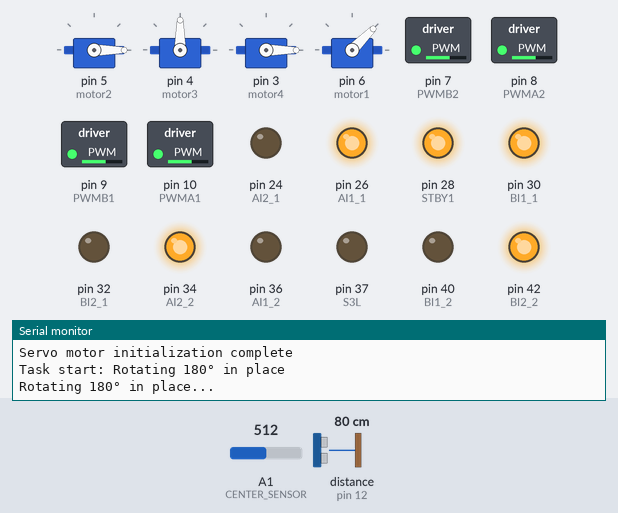
Simulated run of this sketch. Board: Arduino Mega 2560, built with avr-gcc and run on an emulated ATmega2560. Shown: 4 × servo, switched loads named in the sketch (green lamp = pin HIGH), output pins drawn as LEDs (lit = HIGH), the last lines printed to the serial monitor. Dashed ring = blinking. Inputs (shaded band) come from the test bench; at power-on: distance to the obstacle (sensor on pin 12) 80 cm, A1 (CENTER_SENSOR) = 512. The echo pulse lasts 58.3 µs per cm; pins used as bus, display or sensor lines are not drawn.

Above: at 7.7 s.
7.8 s: distance to the obstacle (sensor on pin 12) set to 14 cm
10.8 s: distance to the obstacle (sensor on pin 12) set to 11 cm
At 22.7 s:
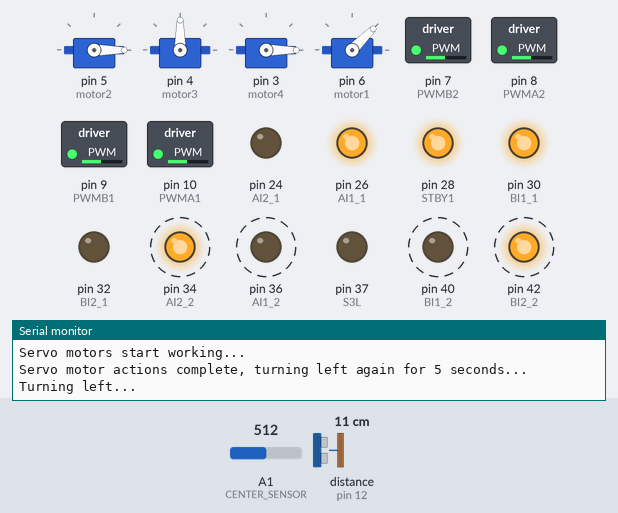
22.8 s: distance to the obstacle (sensor on pin 12) set to 4 cm
25.8 s: distance to the obstacle (sensor on pin 12) set to 2 cm
At 27.9 s:
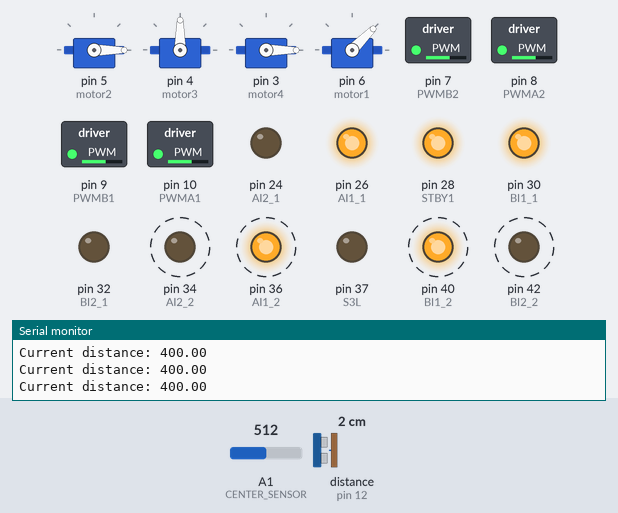
28.6 s: distance to the obstacle (sensor on pin 12) set to 9 cm
At 28.87 s:
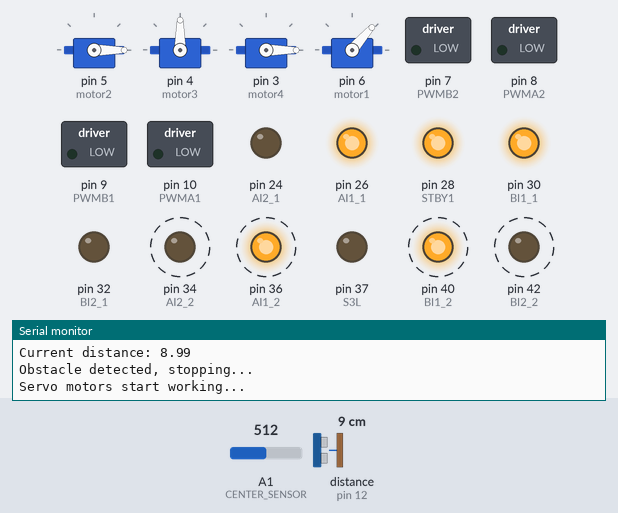
Timing chart, 0 to 34.9 s (numbered marks = the images above; inputs shaded):
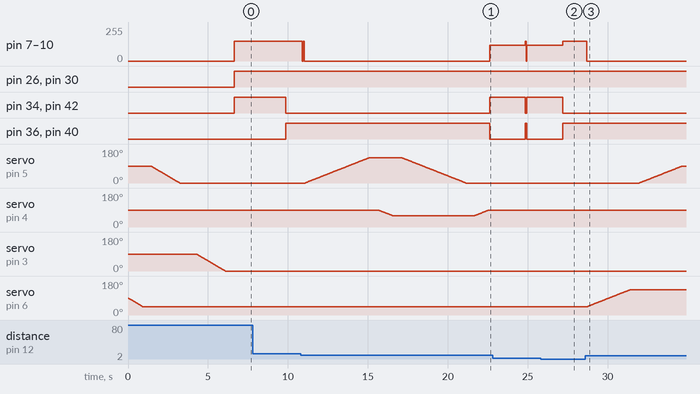

The sketch:

planB_v4.ino
```cpp
#include <Servo.h>

// Motor pin definitions
#define STBY1 28
#define PWMA1 10
#define PWMB1 9
#define AI1_1 26
#define AI2_1 24
#define BI1_1 30
#define BI2_1 32

#define STBY2 38
#define PWMA2 8
#define PWMB2 7
#define AI1_2 36
#define AI2_2 34
#define BI1_2 40
#define BI2_2 42

// Ultrasonic sensor pin definitions
#define TRIG_PIN 11
#define ECHO_PIN 12

// Line sensor pin definitions
#define LEFT_SENSOR A0
#define CENTER_SENSOR A1
#define RIGHT_SENSOR A2

// Right color sensor
#define S0R 53
#define S1R 51
#define S2R 49
#define S3R 47
#define sensorOutR 45

// Left color sensor
#define S0L 43
#define S1L 41
#define S2L 39
#define S3L 37
#define sensorOutL 35

// Define servo motors
Servo motor1; // Motor 1
Servo motor2; // Motor 2
Servo motor3; // Motor 3
Servo motor4; // Motor 4

// Motor speed definitions
const int motorSpeed = 150;
const int turnSpeed = 120;

// Threshold definitions
const int blackThreshold = 400; // Black line threshold

// IR sensor pins
int LeftIRPin = 4;
int RightIRPin = 5;

// IR calibration values
float LuT_1_xElements[] = {54, 57, 65, 73, 77, 86, 98, 106, 110, 121, 147, 184, 242, 366, 554, 591, 632, 633};
float LuT_1_yElements[] = {80, 75, 70, 65, 60, 55, 50, 45, 40, 35, 30, 25, 20, 15, 10, 9, 8, 7};
float LuT_1_xSize = 0;
// Function prototypes for the lookup table functions
float LookUpTable1D(float inVal, float elementsArraySize, float xElements[], float yElements[]);
void CheckLuTArrays (float xArraySize, float yArraySize, float xElements[], float yElements[]);

// Optimized servo motor movement code, moving from the current position to the target position
void moveMotorFromCurrentPos(Servo &motor, int targetAngle, int speed) {
  int currentAngle = motor.read();  // Read current angle

  if (currentAngle < targetAngle) {
    for (int angle = currentAngle; angle <= targetAngle; angle++) {
      motor.write(angle);
      delay(speed);
    }
  } else {
    for (int angle = currentAngle; angle >= targetAngle; angle--) {
      motor.write(angle);
      delay(speed);
    }
  }
}

// Control servo motor movement (this code makes the motor move first to the start, then to the target),
// an optimized version is written above
void moveMotor(Servo &motor, int startAngle, int targetAngle, int speed) {
  if (startAngle == targetAngle) {
    return;
  }
  if (startAngle < targetAngle) {
    for (int angle = startAngle; angle <= targetAngle; angle++) {
      motor.write(angle);
      delay(speed);
    }
  } else {
    for (int angle = startAngle; angle >= targetAngle; angle--) {
      motor.write(angle);
      delay(speed);
    }
  }
}

// Initialize servo motors to default positions
void initializeServoMotors() {
  Serial.println("Initializing servo motors...");
  moveMotorFromCurrentPos(motor1, 45, 20);   // motor1 moves to 45°
  delay(500);
  moveMotorFromCurrentPos(motor2, 0, 20);   // motor2 moves to 0°
  delay(500);
  moveMotorFromCurrentPos(motor3, 90, 20); // motor3 moves to 90°
  delay(500);
  moveMotorFromCurrentPos(motor4, 0, 20);   // motor4 moves to 0°
  delay(500);
  // moveMotor(motor1, 45, 45, 50);   // motor1 moves to 45°
  // delay(500);
  // moveMotor(motor2, 0, 0, 50);   // motor2 moves to 0°
  // delay(500);
  // moveMotor(motor3, 90, 90, 50); // motor3 moves to 90°
  // delay(500);
  // moveMotor(motor4, 0, 0, 50);   // motor4 moves to 0°
  // delay(500);
  Serial.println("Servo motor initialization complete");
}

void setup() {
  Serial.begin(9600);

  // Initialize motor pins
  pinMode(STBY1, OUTPUT);
  pinMode(PWMA1, OUTPUT);
  pinMode(PWMB1, OUTPUT);
  pinMode(AI1_1, OUTPUT);
  pinMode(AI2_1, OUTPUT);
  pinMode(BI1_1, OUTPUT);
  pinMode(BI2_1, OUTPUT);
  pinMode(STBY2, OUTPUT);
  pinMode(PWMA2, OUTPUT);
  pinMode(PWMB2, OUTPUT);
  pinMode(AI1_2, OUTPUT);
  pinMode(AI2_2, OUTPUT);
  pinMode(BI1_2, OUTPUT);
  pinMode(BI2_2, OUTPUT);

  // Activate motor module
  digitalWrite(STBY1, HIGH);
  digitalWrite(STBY2, HIGH);

  // Initialize ultrasonic sensor pins
  pinMode(TRIG_PIN, OUTPUT);
  pinMode(ECHO_PIN, INPUT);

  // Initialize line sensor pins
  pinMode(LEFT_SENSOR, INPUT);
  pinMode(CENTER_SENSOR, INPUT);
  pinMode(RIGHT_SENSOR, INPUT);

  // Initialize color sensor pins
  pinMode(S0L, OUTPUT);
  pinMode(S1L, OUTPUT);
  pinMode(S2L, OUTPUT);
  pinMode(S3L, OUTPUT);
  pinMode(sensorOutL, INPUT);
  pinMode(S0R, OUTPUT);
  pinMode(S1R, OUTPUT);
  pinMode(S2R, OUTPUT);
  pinMode(S3R, OUTPUT);
  pinMode(sensorOutR, INPUT);

  // Attach servo motors
  motor2.attach(5);
  motor3.attach(4);
  motor4.attach(3);
  motor1.attach(6);

  // Initialize servo motors
  initializeServoMotors();

  // Setup lookup table for the IR distance sensor
  LuT_1_xSize = sizeof(LuT_1_xElements) / sizeof(LuT_1_xElements[0]);
  float LuT_1_ySize = sizeof(LuT_1_yElements) / sizeof(LuT_1_yElements[0]); // Note this is a local variable
  // Check the LuT_1 arrays for size and increasing xElement values
  CheckLuTArrays(LuT_1_xSize, LuT_1_ySize, LuT_1_xElements, LuT_1_yElements);
}

// Control a single motor
void runMotor(int dir1, int dir2, int pwmPin, int speed, bool forward) {
  digitalWrite(dir1, forward ? HIGH : LOW);
  digitalWrite(dir2, forward ? LOW : HIGH);
  analogWrite(pwmPin, speed);
}

// Stop all motors
void stopAllMotors() {
  runMotor(AI1_1, AI2_1, PWMA1, 0, true);
  runMotor(AI1_2, AI2_2, PWMA2, 0, true);
  runMotor(BI1_1, BI2_1, PWMB1, 0, true);
  runMotor(BI1_2, BI2_2, PWMB2, 0, true);
}

// Ultrasonic distance measurement function
float getDistance() {
  digitalWrite(TRIG_PIN, LOW);
  delayMicroseconds(2);
  digitalWrite(TRIG_PIN, HIGH);
  delayMicroseconds(10);
  digitalWrite(TRIG_PIN, LOW);

  long duration = pulseIn(ECHO_PIN, HIGH);
  return (duration / 2.0) * 0.0343; // Distance = (time/2) × speed of sound
}

// Rotate 180° in place
void rotate180(int duration) {
  Serial.println("Rotating 180° in place...");
  runMotor(AI1_1, AI2_1, PWMA1, 150, true);
  runMotor(BI1_1, BI2_1, PWMB1, 150, true);
  runMotor(AI1_2, AI2_2, PWMA2, 150, false);
  runMotor(BI1_2, BI2_2, PWMB2, 150, false);
  delay(duration); // Rotation duration
  stopAllMotors();
}

// Turn left until the center sensor detects the specified color line
void turnUntilLine(int threshold) {
  while (analogRead(CENTER_SENSOR) < threshold ) {
    runMotor(AI1_1, AI2_1, PWMA1, turnSpeed, true);
    runMotor(BI1_1, BI2_1, PWMB1, turnSpeed, true);
    runMotor(AI1_2, AI2_2, PWMA2, turnSpeed, false);
    runMotor(BI1_2, BI2_2, PWMB2, turnSpeed, false);
  }
  stopAllMotors();
}

// Follow the line using differential control (8 states)
void followLine(int maxDuration, int threshold) {
  unsigned long startTime = millis();
  while (millis() - startTime < maxDuration) {
    int leftValue = analogRead(LEFT_SENSOR);
    int centerValue = analogRead(CENTER_SENSOR);
    int rightValue = analogRead(RIGHT_SENSOR);

    bool leftOnLine = leftValue > threshold;
    bool centerOnLine = centerValue > threshold;
    bool rightOnLine = rightValue > threshold;

    if (centerValue >  threshold) { // Center sensor on line
      runMotor(AI1_1, AI2_1, PWMA1, motorSpeed, true);
      runMotor(BI1_1, BI2_1, PWMB1, motorSpeed, true);
      runMotor(AI1_2, AI2_2, PWMA2, motorSpeed, true);
      runMotor(BI1_2, BI2_2, PWMB2, motorSpeed, true);
    } else if (leftValue > threshold) { // Drifting left
      runMotor(AI1_1, AI2_1, PWMA1, motorSpeed / 2, true);
      runMotor(BI1_1, BI2_1, PWMB1, motorSpeed, true);
      runMotor(AI1_2, AI2_2, PWMA2, motorSpeed / 2, true);
      runMotor(BI1_2, BI2_2, PWMB2, motorSpeed, true);
    } else if (rightValue > threshold) { // Drifting right
      runMotor(AI1_1, AI2_1, PWMA1, motorSpeed, true);
      runMotor(BI1_1, BI2_1, PWMB1, motorSpeed / 2, true);
      runMotor(AI1_2, AI2_2, PWMA2, motorSpeed, true);
      runMotor(BI1_2, BI2_2, PWMB2, motorSpeed / 2, true);
    }

    if( (leftOnLine && centerOnLine && rightOnLine) || ((!leftOnLine && centerOnLine && !rightOnLine)) ) {
      // Go straight
      runMotor(AI1_1, AI2_1, PWMA1, motorSpeed, true);
      runMotor(BI1_1, BI2_1, PWMB1, motorSpeed, true);
      runMotor(AI1_2, AI2_2, PWMA2, motorSpeed, true);
      runMotor(BI1_2, BI2_2, PWMB2, motorSpeed, true);
    } else if ( (!leftOnLine && centerOnLine && rightOnLine) ) {
      // Turn right slightly
      runMotor(AI1_1, AI2_1, PWMA1, motorSpeed, true);
      runMotor(AI1_2, AI2_2, PWMA2, motorSpeed, true);
      runMotor(BI1_1, BI2_1, PWMB1, motorSpeed/4, true);
      runMotor(BI1_2, BI2_2, PWMB2, motorSpeed/4, true);
    } else if ( (!leftOnLine && !centerOnLine && rightOnLine) ) {
      // Turn right
      runMotor(AI1_1, AI2_1, PWMA1, motorSpeed, true);
      runMotor(AI1_2, AI2_2, PWMA2, motorSpeed, true);
      runMotor(BI1_1, BI2_1, PWMB1, 0, true);
      runMotor(BI1_2, BI2_2, PWMB2, 0, true);
    } else if ( (leftOnLine && centerOnLine && !rightOnLine) ){
      // Turn left slightly
      runMotor(AI1_1, AI2_1, PWMA1, motorSpeed/4, true);
      runMotor(AI1_2, AI2_2, PWMA2, motorSpeed/4, true);
      runMotor(BI1_1, BI2_1, PWMB1, motorSpeed, true);
      runMotor(BI1_2, BI2_2, PWMB2, motorSpeed, true);
    } else if ( (leftOnLine && !centerOnLine && !rightOnLine) ){
      // Turn left
      runMotor(AI1_1, AI2_1, PWMA1, 0, true);
      runMotor(AI1_2, AI2_2, PWMA2, 0, true);
      runMotor(BI1_1, BI2_1, PWMB1, motorSpeed, true);
      runMotor(BI1_2, BI2_2, PWMB2, motorSpeed, true);
    } else if( (!leftOnLine && !centerOnLine && !rightOnLine) ){
      // Stop
      runMotor(AI1_1, AI2_1, PWMA1, motorSpeed/2, true);
      runMotor(AI1_2, AI2_2, PWMA2, motorSpeed/2, true);
      runMotor(BI1_1, BI2_1, PWMB1, motorSpeed/2, true);
      runMotor(BI1_2, BI2_2, PWMB2, motorSpeed/2, true);
    } else {
      // Error, stop
      // runMotor(AI1_1, AI2_1, PWMA1, 0, true);
      // runMotor(BI1_1, BI2_1, PWMB1, 0, true);
      // runMotor(AI1_2, AI2_2, PWMA2, 0, true);
      // runMotor(BI1_2, BI2_2, PWMB2, 0, true);
      runMotor(AI1_1, AI2_1, PWMA1, motorSpeed/2, true);
      runMotor(AI1_2, AI2_2, PWMA2, motorSpeed/2, true);
      runMotor(BI1_1, BI2_1, PWMB1, motorSpeed/2, true);
      runMotor(BI1_2, BI2_2, PWMB2, motorSpeed/2, true);
    }

    // Detect obstacles
    float distance = getFilteredDistance();
    Serial.print("Current distance: ");
    Serial.println(distance);

    if (distance < 13.5) { // If distance is less than 12cm
      Serial.println("Obstacle detected, stopping...");
      stopAllMotors();
      return;
    }
  }
  stopAllMotors();
}
// Modified straight driving with obstacle detection function
void moveStraightWithObstacleDetection(int maxDuration) {
  unsigned long startTime = millis();
  while (millis() - startTime < 15000) {
    // Motors drive straight
    runMotor(AI1_1, AI2_1, PWMA1, 150, true);
    runMotor(BI1_1, BI2_1, PWMB1, 150, true);
    runMotor(AI1_2, AI2_2, PWMA2, 150, true);
    runMotor(BI1_2, BI2_2, PWMB2, 150, true);

    // Detect obstacles
    float distance = getFilteredDistance();
    Serial.print("Current distance: ");
    Serial.println(distance);

    if (distance < 12) { // If distance is less than 12cm
      Serial.println("Obstacle detected, stopping...");
      stopAllMotors();
      return;
    }

    delay(50); // Delay for smooth operation
  }
  stopAllMotors();
}

// Filtered ultrasonic distance measurement function
float getFilteredDistance() {
  const int sampleCount = 5;
  float totalDistance = 0;
  int validSamples = 0;

  for (int i = 0; i < sampleCount; i++) {
    float distance = getDistance();
    if (distance > 2 && distance < 400) {
      totalDistance += distance;
      validSamples++;
    }
    delay(10);
  }

  return validSamples > 0 ? totalDistance / validSamples : 400;
}

// Turn left function
void turnLeft(int duration, int speed) {
  Serial.println("Turning left...");
  unsigned long startTime = millis();
  while (millis() - startTime < duration) {
    runMotor(AI1_1, AI2_1, PWMA1, speed, true);
    runMotor(BI1_1, BI2_1, PWMB1, speed, true);
    runMotor(AI1_2, AI2_2, PWMA2, speed, false);
    runMotor(BI1_2, BI2_2, PWMB2, speed, false);
  }
  stopAllMotors();
}

// Does left color sensor detect red?
bool leftDetectRed(){
  return detectRed(1);
}

// Does right color sensor detect red?
bool rightDetectRed(){
  return detectRed(2);
}

// Helper function for leftDetectRed() and rightDetectRed() to detect if the color sensor sees red
bool detectRed(int LorR){
  int redFrequency = 0;
  int greenFrequency = 0;
  int blueFrequency = 0;
  int S0, S1, S2, S3, S4, sensorOut;
  if(LorR == 1){
    S0 = S0L;
    S1 = S1L;
    S2 = S2L;
    S3 = S3L;
    sensorOut = sensorOutL;
  }else{
    S0 = S0R;
    S1 = S1R;
    S2 = S2R;
    S3 = S3R;
    sensorOut = sensorOutR;
  }
  // Setting frequency scaling to 20%
  digitalWrite(S0,HIGH);
  digitalWrite(S1,LOW);

  // Setting RED (R) filtered photodiodes to be read
  digitalWrite(S2,LOW);
  digitalWrite(S3,LOW);

  // Reading the output frequency
  redFrequency = pulseIn(sensorOut, LOW);

  delay(50);

  // Setting GREEN (G) filtered photodiodes to be read
  digitalWrite(S2,HIGH);
  digitalWrite(S3,HIGH);

  // Reading the output frequency
  greenFrequency = pulseIn(sensorOut, LOW);

  delay(50);

  // Setting BLUE (B) filtered photodiodes to be read
  digitalWrite(S2,LOW);
  digitalWrite(S3,HIGH);

  // Reading the output frequency
  blueFrequency = pulseIn(sensorOut, LOW);

  Serial.print(" R = ");
  Serial.print(redFrequency);
  Serial.print(" G = ");
  Serial.print(greenFrequency);
  Serial.print(" B = ");
  Serial.print(blueFrequency);

  if (blueFrequency > 30 || greenFrequency > 30){ // !!! This threshold may need to be adjusted
    // Serial.println(". It is RED!");
    return true;
  }else{
    // Serial.println(" It is WHITE!");
    return false;
  }
}

// Follow red line function
void followRedLine(int duration){

  double speed = motorSpeed*0.6;
  unsigned long startTime = millis();
  while (millis() - startTime < duration) {
    Serial.print("Left: ");
    bool leftOnLine = leftDetectRed();
    Serial.print(", Right: ");
    bool rightOnLine = rightDetectRed();

    Serial.print(" ");
    Serial.print(leftOnLine);
    Serial.print(" ");
    Serial.print(rightOnLine);
    Serial.println();

    if (!leftOnLine && rightOnLine) { // Only right detects the line
      // Turn right
      runMotor(AI1_1, AI2_1, PWMA1, speed, true);
      runMotor(AI1_2, AI2_2, PWMA2, speed, true);
      runMotor(BI1_1, BI2_1, PWMB1, speed/4, true);
      runMotor(BI1_2, BI2_2, PWMB2, speed/4, true);
    } else if (leftOnLine && !rightOnLine) { // Only left detects the line
      // Turn left
      runMotor(AI1_1, AI2_1, PWMA1, speed/4, true);
      runMotor(AI1_2, AI2_2, PWMA2, speed/4, true);
      runMotor(BI1_1, BI2_1, PWMB1, speed, true);
      runMotor(BI1_2, BI2_2, PWMB2, speed, true);
    } else if (!leftOnLine && !rightOnLine) {
      // Go forward
      Serial.print(" gogo");
      runMotor(AI1_1, AI2_1, PWMA1, speed, true);
      runMotor(AI1_2, AI2_2, PWMA2, speed, true);
      runMotor(BI1_1, BI2_1, PWMB1, speed, true);
      runMotor(BI1_2, BI2_2, PWMB2, speed, true);
      delay(1000);
    } else {
      // ERROR, STOP!
      Serial.print("ohhh ");
      runMotor(AI1_1, AI2_1, PWMA1, 0, true);
      runMotor(AI1_2, AI2_2, PWMA2, 0, true);
      runMotor(BI1_1, BI2_1, PWMB1, 0, true);
      runMotor(BI1_2, BI2_2, PWMB2, 0, true);
    }
  }
  stopAllMotors();
}

// Read left IR distance
float leftIRDistance(){
  int irL = analogRead(LeftIRPin);
  float disL = LookUpTable1D(irL, LuT_1_xSize, LuT_1_xElements, LuT_1_yElements);
  return disL;
}

// Read right IR distance
float rightIRDistance(){
  int irR = analogRead(RightIRPin);
  float disR = LookUpTable1D(irR, LuT_1_xSize, LuT_1_xElements, LuT_1_yElements);
  return disR;
}

void turnToWall(){
  float disL = leftIRDistance();
  float disR = rightIRDistance();
  while (abs(disL - disR) > 15){
    if (disL > disR){
      // Turn right
      runMotor(AI1_1, AI2_1, PWMA1, motorSpeed, true);
      runMotor(AI1_2, AI2_2, PWMA2, motorSpeed, true);
      runMotor(BI1_1, BI2_1, PWMB1, motorSpeed/4, true);
      runMotor(BI1_2, BI2_2, PWMB2, motorSpeed/4, true);
    }else{
      // Turn left
      runMotor(AI1_1, AI2_1, PWMA1, motorSpeed/4, true);
      runMotor(AI1_2, AI2_2, PWMA2, motorSpeed/4, true);
      runMotor(BI1_1, BI2_1, PWMB1, motorSpeed, true);
      runMotor(BI1_2, BI2_2, PWMB2, motorSpeed, true);
    }
  }
}

void loop() {

  // while(1){ // Used for testing infinite loop

  //   // int d = getFilteredDistance();
  //   // Serial.println(d);

  //   int leftValue = analogRead(LEFT_SENSOR);
  //   int centerValue = analogRead(CENTER_SENSOR);
  //   int rightValue = analogRead(RIGHT_SENSOR);
  //   Serial.println("---------------------");
  //   Serial.print(leftValue);
  //   Serial.print(" ");
  //   Serial.print(centerValue);
  //   Serial.print(" ");
  //   Serial.print(rightValue);
  //   Serial.println("---------------------");


  //   // Delay the next iteration of the loop
  //   delay(200);
  // }

  digitalWrite(23, LOW);
  digitalWrite(25, LOW);

  Serial.println("Task start: Rotating 180° in place");
  rotate180(4050*0.8);

  // Serial.println("Calibrating position, aligning with wall");
  // turnToWall();

  Serial.println("Driving straight with obstacle detection...");
  moveStraightWithObstacleDetection(20000); // Maximum straight driving duration is 20 seconds

  Serial.println("Turning left to find black line...");
  turnUntilLine(300);

  Serial.println("Following black line...");
  // followLine(6600, blackThreshold);
  followLine(20000, 300); // Maximum line following duration is 20 seconds, with distance detection, exit if 12cm

  Serial.println("Servo motors start working...");
  moveMotor(motor2, 0, 135, 30);
  delay(500);
  moveMotor(motor3, 90, 60, 30);
  delay(500);
  moveMotor(motor2, 135, 0, 30);
  delay(500);
  moveMotor(motor3, 60, 90, 30);

  Serial.println("Servo motor actions complete, turning left again for 5 seconds...");
  turnLeft(2800*0.8, 120);

  // Serial.println("Following red line");
  // followRedLine(5000);

  Serial.println("Left turn complete, continue driving straight for 5 seconds...");
  moveStraightWithObstacleDetection(4000*0.8); // Finally drive straight for 5 seconds

  Serial.println("Turning left 90°...");
  turnLeft(2800*0.8, 120); // Turn left 90°

  Serial.println("Driving straight for 5 seconds then stopping...");
  moveStraightWithObstacleDetection(6000*0.8);

  Serial.println("Servo motors start working...");
  // Motor1 moves from 45° to 135°
  moveMotor(motor1, 45, 135, 30);
  delay(500);
  // Motor2 moves from 0° to 90°
  moveMotor(motor2, 0, 90, 30);
  delay(500);
  // Motor4 moves from 0° to 120°
  moveMotor(motor4, 0, 120, 30);
  delay(500);
  // Motor3 moves from 90° to 5°
  moveMotor(motor3, 90, 5, 30);
  delay(500);
  // Motor3 moves from 5° to 90°
  moveMotor(motor3, 5, 90, 30);
  delay(500);
  Serial.println("Servo motor actions complete");

  Serial.println("Task complete");
  while (true);
}

// Helper function for IR sensor
float LookUpTable1D (float inVal, float elementsArraySize, float xElements[], float yElements[]) {

  // declare and initialise local variables
  float fraction = 0.0;

  // Scan through the gaps between the elements in the xElements array, and find where the inVal is
  // located. Perform a simple linear interpolation between indexes n and n+1, of xElements
  // and yElements, to calculate the lookup output value relating to the input value

  for (int n = 0; n <= elementsArraySize - 2; n++) {
    if ((inVal >= xElements[n]) && (inVal <= xElements[n + 1])) {
      fraction = (inVal - xElements[n]) / (xElements[n + 1] - xElements[n]);

      // Return the output value and exit the function
      return (fraction * (yElements[n + 1] - yElements[n])) + yElements[n];
    }

  }
  // Return an overflow value if the input value is not within the input range of the xElements array
  return 0xFFFFFFFF;
}

// Another helper function for IR sensor
void CheckLuTArrays (float xArraySize, float yArraySize, float xElements[], float yElements[]) {

  // Check for array size mismatch between the xElements and yElements arrays
  // If found, display an error message, then block the execution of the remainder
  // of the code
  if (xArraySize != yArraySize) { // check for array size mismatch
    Serial.println();
    Serial.println("Error: Number of elements in xElements array is not equal to the number of");
    Serial.println("elements in the yElements array.");
    Serial.println();
    Serial.println("This program will not execute further, and sit in an infinite loop");
    while (1); // Hold the execution at this point
  }

  // Check that the values in xElements are increasing as the index values increase
  // If not, display an error message then block the execution of the remainder of the code
  for (int n = 0; n <= xArraySize - 2; n++) {
    // Scan through the xElements indexes
    if (LuT_1_xElements[n] >= LuT_1_xElements[n + 1]) {
      Serial.println();
      Serial.println("Error: The values in xElements are not all increasing with increasing");
      Serial.println("index values");
      Serial.println();
      Serial.println("This program will not execute further, and sit in an infinite loop");
      while (1); // Hold the execution at this point
    }
  }
}
```

Measured:
- the behaviour switches between 13 and 12 cm on distance to the obstacle (sensor on pin 12) (found by bisection; images 0 and 1)
- after the input at 10.8 s, pin 7 (PWMB2), pin 8 (PWMA2), pin 9 (PWMB1), pin 10 (PWMA1): 150/255 → 0/255 after 0.10 s, → 120/255 11.7 s later; pin 34 (AI2_2), pin 42 (BI2_2): LOW → HIGH after 11.8 s; pin 36 (AI1_2), pin 40 (BI1_2): HIGH → LOW after 11.8 s; servo on pin 5 (motor2): rises from 0° to 135° in 4.0 s, then falls to 0° in 6.0 s
- after the input at 25.8 s, pin 7 (PWMB2), pin 8 (PWMA2), pin 9 (PWMB1), pin 10 (PWMA1): goes on until 27.2 s, then stays 150/255; servo on pin 6 (motor1): stays 45° (without the input it goes to 46° after 1.5 s)
- after the input at 28.6 s, pin 7 (PWMB2), pin 8 (PWMA2), pin 9 (PWMB1), pin 10 (PWMA1): 150/255 → 0/255 after 0.10 s; servo on pin 5 (motor2): moves from 0° to 90° over 2.7 s, starting after 3.4 s; servo on pin 6 (motor1): moves from 45° to 135° over 2.7 s, starting after 0.15 s
